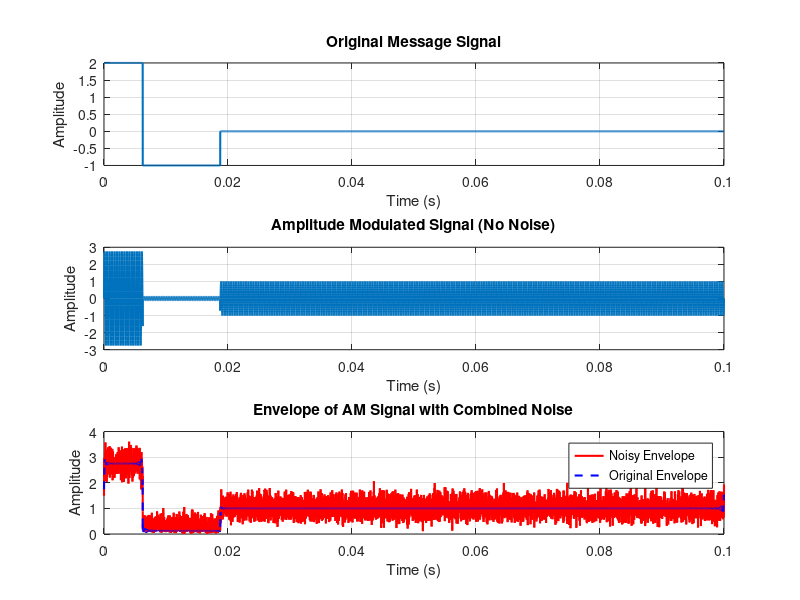

Recreate this plot in MATLAB.
% Simulation of Amplitude Modulation (AM)
% Mobile & Space Comm Lab Simulation #1

% Simulation Parameters
fc = 2.5e3;       % Carrier frequency (2.5 kHz)
m_index = 0.875;  % Modulation index
t0 = 0.025;       % Time parameter

% Time vector
t = 0:1e-5:0.1;   % Time vector with fine resolution

% Message signal definition
m = zeros(size(t));
m(t >= 0 & t < t0/4) = 2;
m(t >= t0/4 & t < 3*t0/4) = -1;

% Carrier signal
carrier = sin(2*pi*fc*t);

% Amplitude Modulated Signal
am_signal = (1 + m_index * m) .* carrier;

% Envelope Detection (No Noise)
envelope = abs(hilbert(am_signal));

% Signal Power and Noise Calculation
signal_power = mean(am_signal.^2);
noise_power_1 = signal_power / 10;   % 1/10 of signal power
noise_power_2 = signal_power / 50;  % 1/50 of signal power

% Generate Two Noises
noise_1 = sqrt(noise_power_1) * randn(size(t)); % 첫 번째 노이즈
noise_2 = sqrt(noise_power_2) * randn(size(t)); % 두 번째 노이즈

% Combine Noises and Add to Signal
combined_noise = noise_1 + noise_2;            % 두 노이즈를 합산
am_signal_noisy = am_signal + combined_noise;  % 노이즈가 추가된 AM 신호

% Envelope Detection for Noisy Signal
envelope_noisy = abs(hilbert(am_signal_noisy));

% ============================
% Plotting Results
% ============================

figure;

% 1. Original Message Signal
subplot(3, 1, 1);
plot(t, m, 'LineWidth', 1.5);
title('Original Message Signal');
xlabel('Time (s)');
ylabel('Amplitude');
grid on;

% 2. Amplitude Modulated Signal
subplot(3, 1, 2);
plot(t, am_signal, 'LineWidth', 1.5);
title('Amplitude Modulated Signal (No Noise)');
xlabel('Time (s)');
ylabel('Amplitude');
grid on;

% 3. Envelope of Noisy AM Signal
subplot(3, 1, 3);
plot(t, envelope_noisy, 'r', 'LineWidth', 1.5); hold on;
plot(t, envelope, 'b--', 'LineWidth', 1.5); % Overlay original envelope for comparison
title('Envelope of AM Signal with Combined Noise');
xlabel('Time (s)');
ylabel('Amplitude');
legend('Noisy Envelope', 'Original Envelope');
grid on;
